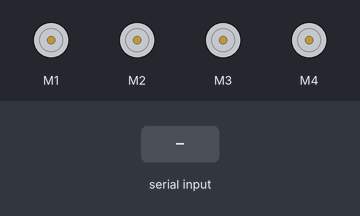
Bench run of a sketch on a simulated Arduino Uno, built with avr-gcc and run on an emulated ATmega328P. Shown: 4 × DC motor (green arrow = forward, orange = backward, longer = faster). The inputs (shaded band) are chosen by the test bench. What the sketch prints to the serial monitor is not drawn.

Above: at 1.2 s.
1.3 s: "1\n" received over Serial
At 5.7 s:
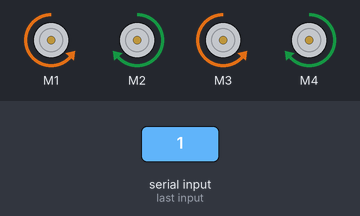
At 9.2 s:
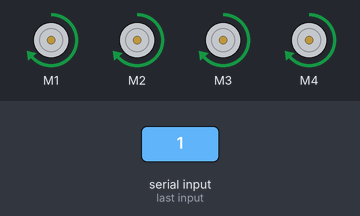
Timing chart, 0 to 14.5 s (numbered marks = the images above; inputs shaded):
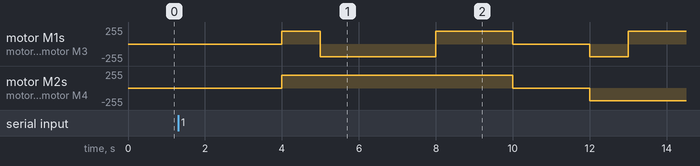

The sketch:

arduino_uno.ino
```cpp
 #include <AFMotor.h>
 int id=0;
   AF_DCMotor motor1(1, MOTOR12_1KHZ);
   AF_DCMotor motor2(2, MOTOR12_1KHZ);
   AF_DCMotor motor3(3, MOTOR34_1KHZ);
   AF_DCMotor motor4(4, MOTOR34_1KHZ);
   #define LEFT_SENSOR A2 // connect the Left sensor with analog pin A0
   #define RIGHT_SENSOR A3// connect the Right sensor with analog pin A1

   void setup()
   {
    Serial.begin(9600);
    Serial.println("connected");

    motor1.setSpeed(190);
    motor2.setSpeed(190);
    motor3.setSpeed(190);
    motor4.setSpeed(190);
   }

   void loop(){
    if(Serial.available()){
      id = Serial.parseInt();
    }

    if (id== 1){
      fruit();
      Serial.println("DONE");
      homestate();
    }
    else if(id== 2){
      paper();
      Serial.println("DONE");
      homestate();
    }
    else if(id== 3){
      apple();
      Serial.println("DONE");
      homestate();
    }
    else{
      motor1.run(RELEASE);
      motor2.run(RELEASE);
      motor3.run(RELEASE);
      motor4.run(RELEASE);
      homestate();
    }
    }

    void fruit(){
    delay(2000);
    motor1.run(FORWARD);
    motor2.run(FORWARD);
    motor3.run(FORWARD);
    motor4.run(FORWARD);
    delay(1000);
    motor1.run(BACKWARD);
    motor2.run(FORWARD);
    motor3.run(BACKWARD);
    motor4.run(FORWARD);
    delay(3000);
    motor1.run(FORWARD);
    motor2.run(FORWARD);
    motor3.run(FORWARD);
    motor4.run(FORWARD);
    delay(2000);

    motor1.run(RELEASE);
    motor2.run(RELEASE);
    motor3.run(RELEASE);
    motor4.run(RELEASE);
    delay(2000);
    motor1.run(BACKWARD);
    motor2.run(BACKWARD);
    motor3.run(BACKWARD);
    motor4.run(BACKWARD);
    delay(1000);
    motor1.run(FORWARD);
    motor2.run(BACKWARD);
    motor3.run(FORWARD);
    motor4.run(BACKWARD);
    delay(2000);
    motor1.run(BACKWARD);
    motor2.run(BACKWARD);
    motor3.run(BACKWARD);
    motor4.run(BACKWARD);
    delay(2000);
    motor1.run(RELEASE);
    motor2.run(RELEASE);
    motor3.run(RELEASE);
    motor4.run(RELEASE);
    }
    void paper(){
      delay(2000);
    motor1.run(FORWARD);
    motor2.run(FORWARD);
    motor3.run(FORWARD);
    motor4.run(FORWARD);
    delay(1000);
    motor1.run(BACKWARD);
    motor2.run(FORWARD);
    motor3.run(BACKWARD);
    motor4.run(FORWARD);
    delay(3000);
    motor1.run(FORWARD);
    motor2.run(FORWARD);
    motor3.run(FORWARD);
    motor4.run(FORWARD);
    delay(2000);

    motor1.run(RELEASE);
    motor2.run(RELEASE);
    motor3.run(RELEASE);
    motor4.run(RELEASE);
    delay(2000);
    motor1.run(BACKWARD);
    motor2.run(BACKWARD);
    motor3.run(BACKWARD);
    motor4.run(BACKWARD);
    delay(1000);
    motor1.run(FORWARD);
    motor2.run(BACKWARD);
    motor3.run(FORWARD);
    motor4.run(BACKWARD);
    delay(2000);
    motor1.run(BACKWARD);
    motor2.run(BACKWARD);
    motor3.run(BACKWARD);
    motor4.run(BACKWARD);
    delay(2000);
    motor1.run(RELEASE);
    motor2.run(RELEASE);
    motor3.run(RELEASE);
    motor4.run(RELEASE);
    }
    void apple(){
      delay(2000);
    motor1.run(FORWARD);
    motor2.run(FORWARD);
    motor3.run(FORWARD);
    motor4.run(FORWARD);
    delay(1000);
    motor1.run(BACKWARD);
    motor2.run(FORWARD);
    motor3.run(BACKWARD);
    motor4.run(FORWARD);
    delay(3000);
    motor1.run(FORWARD);
    motor2.run(FORWARD);
    motor3.run(FORWARD);
    motor4.run(FORWARD);
    delay(2000);

    motor1.run(RELEASE);
    motor2.run(RELEASE);
    motor3.run(RELEASE);
    motor4.run(RELEASE);
    delay(2000);
    motor1.run(BACKWARD);
    motor2.run(BACKWARD);
    motor3.run(BACKWARD);
    motor4.run(BACKWARD);
    delay(1000);
    motor1.run(FORWARD);
    motor2.run(BACKWARD);
    motor3.run(FORWARD);
    motor4.run(BACKWARD);
    delay(2000);
    motor1.run(BACKWARD);
    motor2.run(BACKWARD);
    motor3.run(BACKWARD);
    motor4.run(BACKWARD);
    delay(2000);
    motor1.run(RELEASE);
    motor2.run(RELEASE);
    motor3.run(RELEASE);
    motor4.run(RELEASE);
    }
    void homestate(){
      delay(2000);
    }
```

Measured:
- after the input at 1.3 s, motor M1, motor M3: stopped → forward 190/255 after 2.7 s, → backward 190/255 1.0 s later, → forward 190/255 3.0 s later, → stopped 2.0 s later, … (6 changes in this stretch); motor M2, motor M4: stopped → forward 190/255 after 2.7 s, → stopped 6.0 s later, → backward 190/255 2.0 s later
